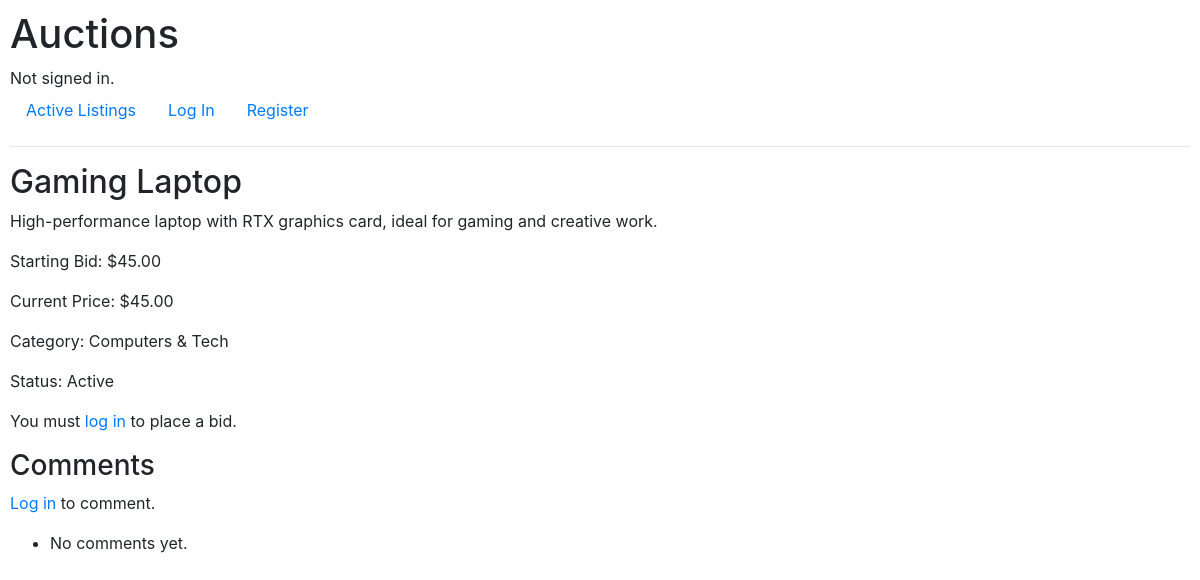
The app's page /listing/6 with its own data.
### auctions/models.py (models this page shows, shortened)
class Listing(models.Model):
    title = models.CharField(max_length=64)
    description = models.TextField()
    starting_bid = models.DecimalField(max_digits=10, decimal_places=2)
    image_url = models.URLField(blank=True, null=True)
    category = models.CharField(max_length=64, blank=True, null=True)
    created_at = models.DateTimeField(auto_now_add=True)
    updated_at = models.DateTimeField(auto_now=True)
    is_active = models.BooleanField(default=True)
    owner = models.ForeignKey(User, on_delete=models.CASCADE, related_name="listings")
    winner = models.ForeignKey(User, on_delete=models.SET_NULL, related_name="won_listings", blank=True, null=True)
    def current_highest_bid(self):
        highest = self.bids.order_by('-amount', '-created_at').first()
        return highest.amount if highest else self.starting_bid

### auctions/views.py (the view)
# urls.py: path("listing/<int:listing_id>", views.listing, name="listing"),
def listing(request, listing_id):
    try:
        listing = Listing.objects.get(pk=listing_id)
    except Listing.DoesNotExist:
        return HttpResponse("Listing not found.", status=404)
    watchlisted = False
    user_has_won = False
    if request.user.is_authenticated:
        watchlisted = listing.watchlisted_by.filter(user=request.user).exists()
        user_has_won = listing.is_active is False and listing.winner_id == request.user.id
    return render(request, "auctions/listing.html", {
        "listing": listing,
        "watchlisted": watchlisted,
        "user_has_won": user_has_won,
    })

### auctions/templates/auctions/listing.html (shortened to what this page needs)
{% extends "auctions/layout.html" %}
{% block body %}
    <h2>{{ listing.title }}</h2>
    <p>{{ listing.description }}</p>
    <p>Starting Bid: ${{ listing.starting_bid }}</p>
    <p>Current Price: ${{ listing.current_highest_bid }}</p>
    <p>Category: {{ listing.category|default:"Uncategorized" }}</p>
    <p>Status: {{ listing.is_active|yesno:"Active,Closed" }}</p>
    {% if listing.is_active %}
        {% if user.is_authenticated %}
            <form action="{% url 'place_bid' listing.id %}" method="post">
                {% csrf_token %}
                <label for="bid_amount">Place a Bid:</label>
                <input type="number" id="bid_amount" name="bid_amount" step="0.01" required>
                <button type="submit">Submit Bid</button>
            </form>
            {% if user == listing.owner %}
                <form action="{% url 'close_listing' listing.id %}" method="post">
                    {% csrf_token %}
                    <button type="submit">Close Listing</button>
                </form>
            {% endif %}
        {% else %}
            <p>You must <a href="{% url 'login' %}">log in</a> to place a bid.</p>
        {% endif %}
    {% endif %}
    <h3>Comments</h3>
    {% if user.is_authenticated %}
        <form action="{% url 'add_comment' listing.id %}" method="post">
            {% csrf_token %}
            <textarea name="content" rows="3" cols="50" placeholder="Add a comment..."></textarea>
            <button type="submit">Post Comment</button>
        </form>
    {% else %}
        <p><a href="{% url 'login' %}">Log in</a> to comment.</p>
    {% endif %}
    <ul>
        {% for comment in listing.comments.all %}
            <li>{{ comment.commenter.username }}: {{ comment.content }}</li>
        {% empty %}
            <li>No comments yet.</li>
        {% endfor %}
    </ul>
{% endblock %}

### auctions/static/auctions/styles.css (style rules this page uses)
body { padding: 10px; }

### records on screen
Listing: title "Gaming Laptop", description "High-performance laptop with RTX graphics card, ideal for gaming and creative work.", starting_bid "45.00", current_highest_bid "45.00", category "Computers & Tech", is_active "Active"
